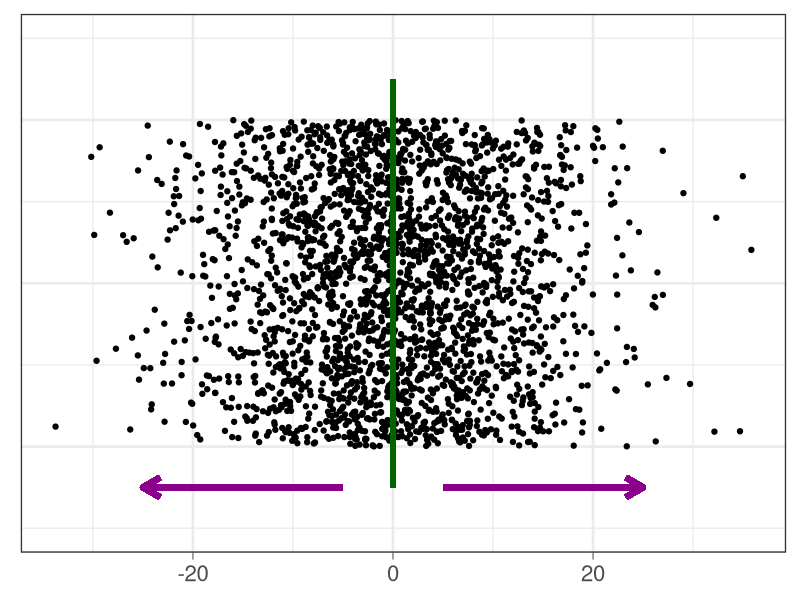
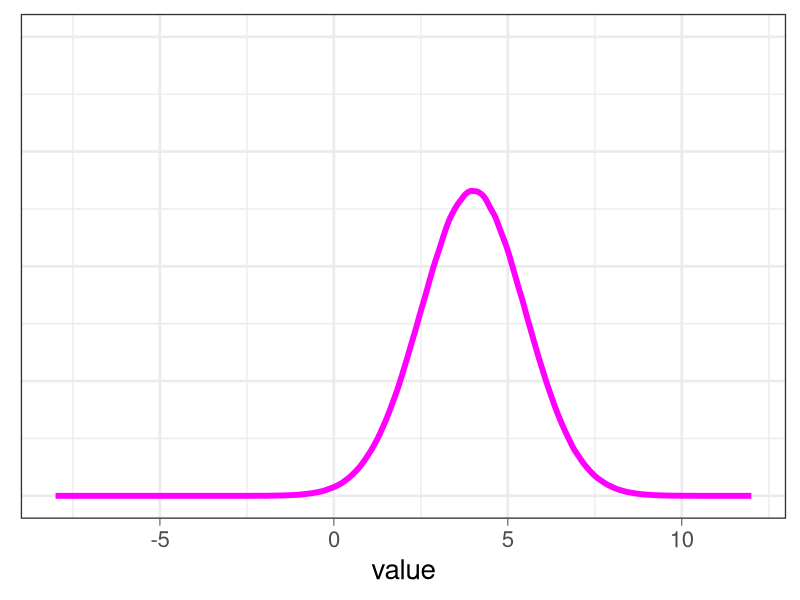

The R source for these figures, in order: (Note: this script raises an error after producing the figures.)
library(ggplot2)
library(patchwork)

font.size <- 20
graphic.settings <- theme_bw(base_size = font.size) + theme(axis.ticks = element_line(size = 0.3))  +  theme(axis.line.x=element_blank(), axis.text.y=element_blank(), axis.ticks.y=element_blank(), axis.title.y=element_blank(), axis.title.x=element_blank())

set.seed(42)

n <- 2500
df <- data.frame(n=1:n, x=round(rnorm(n, mean = 0, sd = 10), 1), y=10)

p <- ggplot(df, aes(x=x, y=y)) + geom_point(position = "jitter") + ylim(c(9.4,10.6))
p <- p + geom_segment(aes(x = 0, y = 10.5, xend = 0, yend = 9.5), size=2, colour="darkgreen") + geom_segment(aes(x = -5, y = 9.5, xend = -25, yend = 9.5), arrow = arrow(length = unit(0.5, "cm")), size=2, colour="darkmagenta") + geom_segment(aes(x = 5, y = 9.5, xend = 25, yend = 9.5), arrow = arrow(length = unit(0.5, "cm")), size=2, colour="darkmagenta") 
p <- p + graphic.settings + theme(legend.position="none", legend.title = element_blank())

png("../descriptive/descriptive.png", width=500, height=250)
print(p)
dev.off()





set.seed(42)
n <- 5000000
mu=4
sigma2=1.5
df <- data.frame(x=c(1:n), y=rnorm(n, mean=mu, sd=sigma2))
df$t <- df$y-mu # This is traslated to mean=0
df$z <- scale(df$y) #This is the standard normal distr

df <- reshape2::melt(df, id="x")

graphic.settings <- theme_bw(base_size = font.size) + theme(axis.ticks = element_line(size = 0.3))  +  theme(axis.text.y=element_blank(), axis.ticks.y=element_blank(), axis.title.y=element_blank())


#Only the N distr in magenta
png("../estimation/n2z_1.png", width=700, height=500)
print(ggplot(df[df$variable == "y", ], aes(value, colour=variable)) + geom_density(linewidth=2) + graphic.settings + xlim(-8, 12) + ylim(0, 0.4) + scale_color_manual(values=c("magenta", "gray74", "darkgreen")) + theme(legend.position="none"))
dev.off()


# Add the translated dist + the translation lines
p <- ggplot(df[df$variable != "z", ], aes(value, colour=variable)) + geom_density(linewidth=2) + graphic.settings + xlim(-8, 12) + ylim(0, 0.4) + scale_color_manual(values=c("magenta", "gray74", "darkgreen")) + theme(legend.position="none")
p <- p + geom_segment(aes(x = mu, y = 0.265, xend = 0, yend = 0.265), arrow = arrow(length = unit(0.5, "cm")), size=1, colour="gray74")
p

png("../estimation/n2z_2.png", width=700, height=500)
print(p)
dev.off()

png("../estimation/n2z_3.png", width=700, height=500)
print(ggplot(df[df$variable != "y", ], aes(value, colour=variable)) + geom_density(linewidth=2) + graphic.settings + xlim(-8, 12) + ylim(0, 0.4) + scale_color_manual(values=c("gray74", "darkgreen")) + theme(legend.position="none"))
dev.off()


png("../estimation/n2z_4.png", width=700, height=500)
print(ggplot(df[df$variable != "t", ], aes(value, colour=variable, linetype = variable)) + geom_density(linewidth=2) + graphic.settings + xlim(-8, 12) + ylim(0, 0.4) + scale_color_manual(values=c("magenta", "darkgreen")) + scale_linetype_manual(values=c(2,1)) + theme(legend.position="none"))
dev.off()


# set.seed(42)
#
# n <- 5000
# dt <- data.frame(x=c(1:n),y=rnorm(n))
# dens <- density(dt$y)
# df <- data.frame(x=dens$x, y=dens$y)
# probs <- c(0.25, 0.5, 0.75)
# quantiles <- quantile(dt$y, prob=probs)
# df$Quantile <- factor(findInterval(df$x,quantiles))
# levels(df$Quantile) <- c("Q1", "Q2", "Q3", "Q4")
#
# cols <- c("magenta", "green", "blue", "orange")
# names(cols) <- levels(df$Quantile)
#
# p <- ggplot(df, aes(x,y)) + geom_line() + geom_ribbon(aes(ymin=0, ymax=y, fill=Quantile), alpha = .5)
# p <- p + scale_x_continuous(breaks=quantiles) +  scale_fill_manual(values = cols)
# p <- p + graphic.settings + theme(legend.position="bottom")
#
# png("../descriptive/quantile.png", width=500, height=250)
# print(p)
# dev.off()
#
#
# set.seed(42)
#
# n <- 250900
# df <- rbind(data.frame(n=1:n, x=round(rnorm(n, mean = 0, sd = 10), 1), y=10, sd="s10"),
# 			data.frame(n=1:n, x=round(rnorm(n, mean = 0, sd = 20), 1), y=10, sd="s20"),
# 			data.frame(n=1:n, x=round(rnorm(n, mean = 0, sd = 30), 1), y=10, sd="s30"))
# names(cols) <- levels(df$sd)
#
#
# p <- ggplot(df, aes(x, fill = sd, colour = sd)) + geom_density(alpha = .2) + scale_fill_manual(values = cols)
# p <- p + geom_segment(aes(x = 0, y = -0.0025, xend = 0, yend = 0.0425), size=0.5, colour="black")
# p <- p + graphic.settings + theme(legend.position="none")
#
#
# png("../descriptive/sd.png", width=500, height=250)
# print(p)
# dev.off()
#
#
